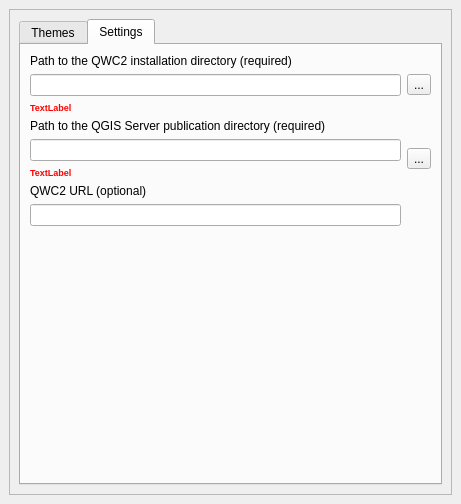
<?xml version="1.0" encoding="UTF-8"?>
<ui version="4.0">
 <class>DockWidget</class>
 <widget class="QDockWidget" name="DockWidget">
  <property name="geometry">
   <rect>
    <x>0</x>
    <y>0</y>
    <width>461</width>
    <height>504</height>
   </rect>
  </property>
  <property name="accessibleName">
   <string/>
  </property>
  <property name="windowTitle">
   <string>QWC2 Themes Manager</string>
  </property>
  <widget class="QWidget" name="dockWidgetContents">
   <layout class="QGridLayout" name="gridLayout">
    <item row="0" column="2">
     <widget class="QScrollArea" name="scrollArea">
      <property name="widgetResizable">
       <bool>true</bool>
      </property>
      <widget class="QWidget" name="scrollAreaWidgetContents">
       <property name="geometry">
        <rect>
         <x>0</x>
         <y>0</y>
         <width>441</width>
         <height>456</height>
        </rect>
       </property>
       <layout class="QGridLayout" name="gridLayout_6">
        <item row="0" column="0">
         <widget class="QTabWidget" name="tabWidget">
          <property name="enabled">
           <bool>true</bool>
          </property>
          <property name="currentIndex">
           <number>1</number>
          </property>
          <widget class="QWidget" name="themes_tab">
           <property name="enabled">
            <bool>true</bool>
           </property>
           <attribute name="title">
            <string>Themes</string>
           </attribute>
           <layout class="QGridLayout" name="gridLayout_3">
            <item row="2" column="0" colspan="2">
             <layout class="QGridLayout" name="gridLayout_2">
              <item row="1" column="0">
               <widget class="QLabel" name="label">
                <property name="text">
                 <string>Default Scales</string>
                </property>
               </widget>
              </item>
              <item row="1" column="1">
               <widget class="QLineEdit" name="defaultScales_lineEdit">
                <property name="text">
                 <string>1000000,500000,250000,100000,50000,25000,10000,5000,2500,1000,500</string>
                </property>
               </widget>
              </item>
              <item row="2" column="1">
               <widget class="QLineEdit" name="defaultPrintScales_lineEdit"/>
              </item>
              <item row="3" column="1">
               <widget class="QLineEdit" name="defaultPrintResolutions_lineEdit"/>
              </item>
              <item row="0" column="0">
               <widget class="QLabel" name="label_2">
                <property name="text">
                 <string>Default Theme</string>
                </property>
               </widget>
              </item>
              <item row="0" column="1">
               <widget class="QComboBox" name="defaultTheme_comboBox"/>
              </item>
              <item row="2" column="0">
               <widget class="QLabel" name="label_3">
                <property name="text">
                 <string>Default Print Scales</string>
                </property>
               </widget>
              </item>
              <item row="3" column="0">
               <widget class="QLabel" name="label_4">
                <property name="text">
                 <string>Default Print Resolutions</string>
                </property>
               </widget>
              </item>
             </layout>
            </item>
            <item row="0" column="0" rowspan="2" colspan="2">
             <widget class="QFrame" name="frame">
              <property name="frameShape">
               <enum>QFrame::StyledPanel</enum>
              </property>
              <property name="frameShadow">
               <enum>QFrame::Raised</enum>
              </property>
              <layout class="QGridLayout" name="gridLayout_4">
               <item row="3" column="1">
                <widget class="QPushButton" name="openProject_button">
                 <property name="enabled">
                  <bool>false</bool>
                 </property>
                 <property name="toolTip">
                  <string>Open the themes project in QGIS.</string>
                 </property>
                 <property name="text">
                  <string>Open Theme Project</string>
                 </property>
                </widget>
               </item>
               <item row="2" column="1">
                <widget class="QPushButton" name="deleteTheme_button">
                 <property name="enabled">
                  <bool>false</bool>
                 </property>
                 <property name="toolTip">
                  <string>Remove the selected theme.</string>
                 </property>
                 <property name="text">
                  <string>Remove Theme</string>
                 </property>
                </widget>
               </item>
               <item row="0" column="1">
                <widget class="QPushButton" name="addTheme_button">
                 <property name="enabled">
                  <bool>false</bool>
                 </property>
                 <property name="toolTip">
                  <string>Add the current QGIS project as a QWC2 theme.</string>
                 </property>
                 <property name="text">
                  <string>Publish current Project</string>
                 </property>
                </widget>
               </item>
               <item row="1" column="1">
                <widget class="QPushButton" name="editTheme_button">
                 <property name="enabled">
                  <bool>false</bool>
                 </property>
                 <property name="toolTip">
                  <string>Edit the selected theme properties.</string>
                 </property>
                 <property name="text">
                  <string>Edit Theme</string>
                 </property>
                </widget>
               </item>
               <item row="4" column="1">
                <widget class="QPushButton" name="showQWC2_button">
                 <property name="enabled">
                  <bool>false</bool>
                 </property>
                 <property name="toolTip">
                  <string>Show the selected theme in QWC2.</string>
                 </property>
                 <property name="text">
                  <string>Show Theme in QWC2</string>
                 </property>
                </widget>
               </item>
               <item row="0" column="0" rowspan="6">
                <widget class="QListWidget" name="themes_listWidget">
                 <property name="sortingEnabled">
                  <bool>true</bool>
                 </property>
                </widget>
               </item>
              </layout>
             </widget>
            </item>
            <item row="3" column="0">
             <widget class="QDialogButtonBox" name="buttonBox">
              <property name="standardButtons">
               <set>QDialogButtonBox::Retry|QDialogButtonBox::Save</set>
              </property>
             </widget>
            </item>
           </layout>
          </widget>
          <widget class="QWidget" name="settings_tab">
           <attribute name="title">
            <string>Settings</string>
           </attribute>
           <layout class="QGridLayout" name="gridLayout_5">
            <item row="0" column="0">
             <widget class="QLabel" name="label_6">
              <property name="text">
               <string>Path to the QWC2 installation directory (required)</string>
              </property>
             </widget>
            </item>
            <item row="1" column="0">
             <widget class="QLineEdit" name="qwc2Dir_lineEdit"/>
            </item>
            <item row="1" column="1">
             <widget class="QToolButton" name="qwc2Dir_button">
              <property name="text">
               <string>...</string>
              </property>
             </widget>
            </item>
            <item row="2" column="0">
             <widget class="QLabel" name="error_lbl_qwc2">
              <property name="enabled">
               <bool>true</bool>
              </property>
              <property name="font">
               <font>
                <pointsize>7</pointsize>
                <weight>75</weight>
                <bold>true</bold>
               </font>
              </property>
              <property name="styleSheet">
               <string notr="true">color: red;</string>
              </property>
              <property name="text">
               <string>TextLabel</string>
              </property>
             </widget>
            </item>
            <item row="3" column="0">
             <widget class="QLabel" name="label_5">
              <property name="text">
               <string>Path to the QGIS Server publication directory (required)</string>
              </property>
             </widget>
            </item>
            <item row="4" column="0">
             <widget class="QLineEdit" name="projectsDir_lineEdit"/>
            </item>
            <item row="4" column="1" rowspan="2">
             <widget class="QToolButton" name="projectsDir_button">
              <property name="text">
               <string>...</string>
              </property>
             </widget>
            </item>
            <item row="5" column="0">
             <widget class="QLabel" name="error_lbl_server">
              <property name="enabled">
               <bool>true</bool>
              </property>
              <property name="font">
               <font>
                <pointsize>7</pointsize>
                <weight>75</weight>
                <bold>true</bold>
               </font>
              </property>
              <property name="styleSheet">
               <string notr="true">color: red;</string>
              </property>
              <property name="text">
               <string>TextLabel</string>
              </property>
             </widget>
            </item>
            <item row="6" column="0">
             <widget class="QLabel" name="label_7">
              <property name="text">
               <string>QWC2 URL (optional)</string>
              </property>
             </widget>
            </item>
            <item row="7" column="0">
             <widget class="QLineEdit" name="qwc2Url_lineEdit">
              <property name="text">
               <string/>
              </property>
             </widget>
            </item>
            <item row="8" column="1">
             <spacer name="verticalSpacer">
              <property name="orientation">
               <enum>Qt::Vertical</enum>
              </property>
              <property name="sizeHint" stdset="0">
               <size>
                <width>20</width>
                <height>40</height>
               </size>
              </property>
             </spacer>
            </item>
           </layout>
          </widget>
         </widget>
        </item>
       </layout>
      </widget>
     </widget>
    </item>
   </layout>
  </widget>
 </widget>
 <resources/>
 <connections/>
</ui>
